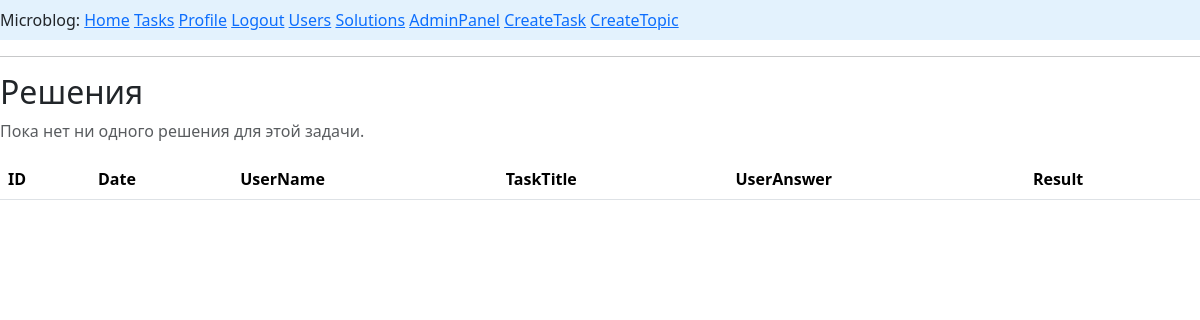
The app's page /solutions (signed in), older data.
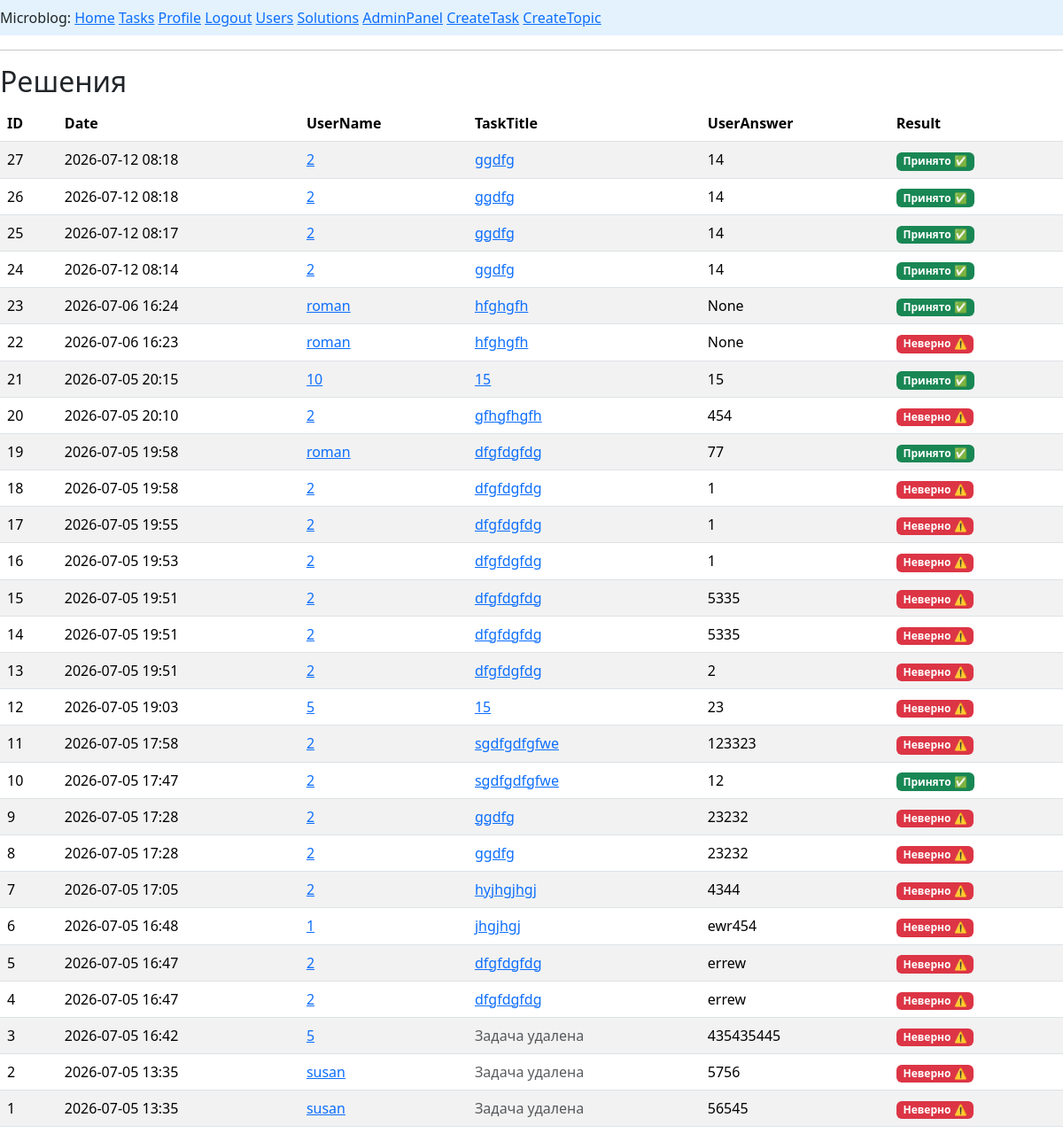
The same page, newer data.
### app/models.py (models this page shows, shortened)
class Solve(db.Model):
    __tablename__ = 'solves'
    id: so.Mapped[int] = so.mapped_column(primary_key=True, autoincrement=True)
    content: so.Mapped[str] = so.mapped_column(sa.String(100), nullable=True)
    accept: so.Mapped[bool] = so.mapped_column(sa.Boolean, default=False)
    created_date: so.Mapped[datetime] = so.mapped_column(index=True, default=lambda: datetime.now(timezone.utc))
    user_id: so.Mapped[int] = so.mapped_column(sa.ForeignKey(User.id), nullable=True)
    task_id: so.Mapped[int] = so.mapped_column(sa.ForeignKey(Task.id), nullable=True)
    solver: so.Mapped['User'] = so.relationship(back_populates='solve_user')
    task: so.Mapped['Task'] = so.relationship(back_populates='solve_task')

class User(UserMixin, db.Model):
    __tablename__ = 'users'
    id: so.Mapped[int] = so.mapped_column(primary_key=True)
    username: so.Mapped[str] = so.mapped_column(sa.String(64), index=True, unique=True)
    email: so.Mapped[str] = so.mapped_column(sa.String(120), index=True, unique=True)
    password_hash: so.Mapped[Optional[str]] = so.mapped_column(sa.String(256))
    posts: so.WriteOnlyMapped['Post'] = so.relationship(back_populates='author')
    about_me: so.Mapped[Optional[str]] = so.mapped_column(sa.String(140))
    last_seen: so.Mapped[Optional[datetime]] = so.mapped_column(default=lambda: datetime.now(timezone.utc))
    role_id: so.Mapped[int] = so.mapped_column(sa.ForeignKey(Role.id), index=True)
    role: so.Mapped['Role'] = so.relationship(back_populates='users')
    task_user: so.Mapped['Task'] = so.relationship(back_populates='creator')
    solve_user: so.Mapped[list['Solve']] = so.relationship(back_populates='solver')

class Task(db.Model):
    __tablename__ = 'tasks'
    id: so.Mapped[int] = so.mapped_column(primary_key=True, autoincrement=True)
    title: so.Mapped[str] = so.mapped_column(sa.String(50), nullable=True)
    content: so.Mapped[str] = so.mapped_column(sa.Text(), nullable=True, default='Условие')
    topic_id: so.Mapped[int] = so.mapped_column(sa.ForeignKey(Topic.id, name='fk_tasks_topic'), nullable=True)
    topic: so.Mapped['Topic'] = so.relationship(back_populates='tasks')
    answer: so.Mapped[str] = so.mapped_column(sa.String(100), nullable=True, default='Без ответа')
    created_date: so.Mapped[datetime] = so.mapped_column(index=True, default=lambda: datetime.now(timezone.utc))
    rating: so.Mapped[int] = so.mapped_column(sa.Integer, nullable=True, default=1)
    user_id: so.Mapped[int] = so.mapped_column(sa.ForeignKey(User.id), nullable=True)
    creator: so.Mapped['User'] = so.relationship(back_populates='task_user')
    solve_task: so.Mapped[list['Solve']] = so.relationship(back_populates='task', cascade="all,delete")

### app/routes.py (the view)
@app.route('/solutions', methods=['GET'])
@admin_required
def solutions():
    from sqlalchemy.orm import selectinload
    if not current_user.is_authenticated:
        return redirect(url_for('index'))
    '''
    soltn = db.session.scalars(sa.select(Solve)).all()

    return render_template('solutions.html', solutions=soltn)

    '''
    stmt = (
        sa.select(Solve)
        .options(
            selectinload(Solve.solver),   # Подгружаем пользователя (поле solver)
            selectinload(Solve.task)     # Подгружаем задачу (поле task)
        )
        .order_by(Solve.created_date.desc())
    )
    solutions = db.session.scalars(stmt).all()
    return render_template('solutions.html', solutions=solutions,is_admin=is_admin)

### app/models.py (called while the page is built)
@login.user_loader
def load_user(id):
    return db.session.get(User, int(id))

### app/routes.py (called while the page is built)
def admin_required(f):
    @wraps(f)
    @login_required
    def decorated_function(*args, **kwargs):
        if not current_user.role or current_user.role.rolename != 'admin':
            return abort(403) # Forbidden
        return f(*args, **kwargs)
    return decorated_function

@app.before_request
def before_request():
    if current_user.is_authenticated:
        current_user.last_seen = datetime.now(timezone.utc)
        db.session.commit()

### app/templates/solutions.html
{% extends "base.html" %}
{% block content %}
    {% include "pagin_solutions.html" %}
{% endblock %}

### app/templates/pagin_solutions.html
<h2>Решения</h2>
<table class="table table-striped table-hover">
    <thead>
      <tr>
        <th>ID</th>
        <th>Date</th>
        <th>UserName</th>
        <th>TaskTitle</th>
        <th>UserAnswer</th>
        <th>Result</th>
      </tr>
    </thead>
    {%  if solutions %}
        {% for u in solutions%}
        <tr>
            <td>{{u.id}}</td>
            <td>{{u.created_date.strftime('%Y-%m-%d %H:%M')}}</td>
            {% if u.solver %}
                <td><a href="{{ url_for('user', username= u.solver.username) }}">{{u.solver.username}}</a></td>
            {% else %}
                <td><span class="text-muted">Пользователь удален</span></td>
            {% endif %}
            {% if u.task %}
                <td><a href="/task/{{ u.task.id }}">{{u.task.title}}</a></td>
            {% else %}
                <td><span class="text-muted">Задача удалена</span></td>
            {% endif %}
            <td>{{u.content}}</td>
            <td>
                {% if u.accept %}
                        <span class="badge bg-success">Принято ✅</span>
                    {% else %}
                        <span class="badge bg-danger">Неверно ⚠️</span>
                    {% endif %}
            </td>
        </tr>
        {% endfor %}
    {% else %}
    <p class="text-muted">Пока нет ни одного решения для этой задачи.</p>
    {%endif%}
</table>

Row changes from the older to the newer data that the page shows:
added Solve: id "27", created_date "2026-07-12 08:18", solver.username "2", task "ggdfg", content "14", accept "Принято ✅"
added Solve: id "26", created_date "2026-07-12 08:18", solver.username "2", task "ggdfg", content "14", accept "Принято ✅"
added Solve: id "25", created_date "2026-07-12 08:17", solver.username "2", task "ggdfg", content "14", accept "Принято ✅"
added Solve: id "24", created_date "2026-07-12 08:14", solver.username "2", task "ggdfg", content "14", accept "Принято ✅"
added Solve: id "23", created_date "2026-07-06 16:24", solver.username "roman", task "hfghgfh", content "None", accept "Принято ✅"
added Solve: id "22", created_date "2026-07-06 16:23", solver.username "roman", task "hfghgfh", content "None", accept "Неверно ⚠️"
added Solve: id "21", created_date "2026-07-05 20:15", solver.username "10", task "15", content "15", accept "Принято ✅"
added Solve: id "20", created_date "2026-07-05 20:10", solver.username "2", task "gfhgfhgfh", content "454", accept "Неверно ⚠️"
added Solve: id "19", created_date "2026-07-05 19:58", solver.username "roman", task "dfgfdgfdg", content "77", accept "Принято ✅"
added Solve: id "18", created_date "2026-07-05 19:58", solver.username "2", task "dfgfdgfdg", content "1", accept "Неверно ⚠️"
added Solve: id "17", created_date "2026-07-05 19:55", solver.username "2", task "dfgfdgfdg", content "1", accept "Неверно ⚠️"
added Solve: id "16", created_date "2026-07-05 19:53", solver.username "2", task "dfgfdgfdg", content "1", accept "Неверно ⚠️"
added Solve: id "15", created_date "2026-07-05 19:51", solver.username "2", task "dfgfdgfdg", content "5335", accept "Неверно ⚠️"
added Solve: id "14", created_date "2026-07-05 19:51", solver.username "2", task "dfgfdgfdg", content "5335", accept "Неверно ⚠️"
added Solve: id "13", created_date "2026-07-05 19:51", solver.username "2", task "dfgfdgfdg", content "2", accept "Неверно ⚠️"
added Solve: id "12", created_date "2026-07-05 19:03", solver.username "5", task "15", content "23", accept "Неверно ⚠️"
added Solve: id "11", created_date "2026-07-05 17:58", solver.username "2", task "sgdfgdfgfwe", content "123323", accept "Неверно ⚠️"
added Solve: id "10", created_date "2026-07-05 17:47", solver.username "2", task "sgdfgdfgfwe", content "12", accept "Принято ✅"
added Solve: id "9", created_date "2026-07-05 17:28", solver.username "2", task "ggdfg", content "23232", accept "Неверно ⚠️"
added Solve: id "8", created_date "2026-07-05 17:28", solver.username "2", task "ggdfg", content "23232", accept "Неверно ⚠️"
added Solve: id "7", created_date "2026-07-05 17:05", solver.username "2", task "hyjhgjhgj", content "4344", accept "Неверно ⚠️"
added Solve: id "6", created_date "2026-07-05 16:48", solver.username "1", task "jhgjhgj", content "ewr454", accept "Неверно ⚠️"
added Solve: id "5", created_date "2026-07-05 16:47", solver.username "2", task "dfgfdgfdg", content "errew", accept "Неверно ⚠️"
added Solve: id "4", created_date "2026-07-05 16:47", solver.username "2", task "dfgfdgfdg", content "errew", accept "Неверно ⚠️"
added Solve: id "3", created_date "2026-07-05 16:42", solver.username "5", shows "Задача удалена", content "435435445", accept "Неверно ⚠️"
added Solve: id "2", created_date "2026-07-05 13:35", solver.username "susan", shows "Задача удалена", content "5756", accept "Неверно ⚠️"
added Solve: id "1", created_date "2026-07-05 13:35", solver.username "susan", shows "Задача удалена", content "56545", accept "Неверно ⚠️"
Text that changed along with them:
text no longer shown: "Пока нет ни одного решения для этой задачи."
